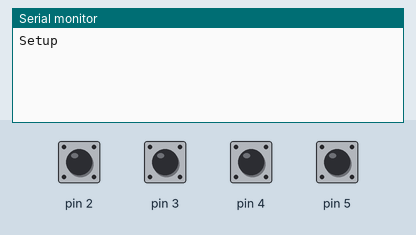
A sketch run on a simulated Arduino Uno, built with avr-gcc and run on an emulated ATmega328P. Shown: the last lines printed to the serial monitor. The inputs (shaded band) are chosen by the test bench; at power-on: pin 2–5 HIGH. No radio packets arrive unless stated.

Above: at 1.2 s.
1.3 s: pin 2 pulled LOW for 0.15 s
At 1.45 s:
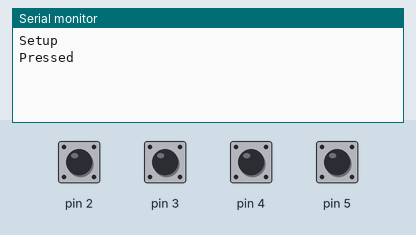
At 2.7 s:
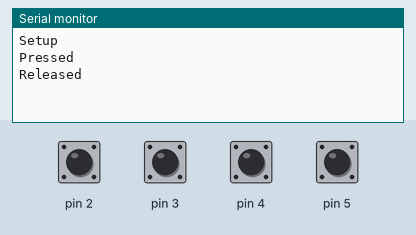

The sketch:

rc_car_transmitter.ino
```cpp
#include <Servo.h>
#include <RF24.h>

RF24 _radio(7, 8);
uint8_t	_control;
unsigned long _timestamp;

const byte _radio_address[6] = "00001";

uint8_t histL = 0;
uint8_t histR = 0;

uint8_t histF = 0;
uint8_t histB = 0;


// the setup function runs once when you press reset or power the board
void setup() {
  Serial.begin(9600);

	_radio.begin();
  _radio.openWritingPipe(_radio_address);
  _radio.stopListening();

	pinMode(2, INPUT_PULLUP);
	pinMode(3, INPUT_PULLUP);
	pinMode(4, INPUT_PULLUP);
	pinMode(5, INPUT_PULLUP);

	_control = 0;
	_timestamp = millis();

  Serial.println("Setup");
}

void updateControl(uint8_t* pHist, uint8_t pin, uint8_t bit)
{
	*pHist = (*pHist << 1) | !digitalRead(pin);

	if ((*pHist & 0b11000111) == 0b00000111)
	{
    Serial.println("Pressed");

		*pHist = 0xFF;
		_control |= bit;
	}

	if ((*pHist & 0b11000111) == 0b11000000)
	{
    Serial.println("Released");

		_control &= ~bit;
		*pHist = 0x00;
	}
}

// the loop function runs over and over again until power down or reset
void loop() {

	updateControl(&histL, 2, 0x01);
	updateControl(&histR, 3, 0x02);
	updateControl(&histF, 4, 0x04);
	updateControl(&histB, 5, 0x08);

	if (millis() - _timestamp > 100)
	{
		_radio.write(&_control, sizeof(_control));
		_timestamp = millis();
	}

	delay(10);
}
```

Measured:
- after the input at 1.3 s, the serial monitor: prints a new line at once (image 1)
